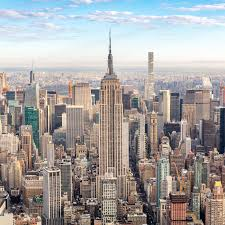
%> input picture input_image.jpeg, 225 x 225 px
$ octave tempFinalProject.m   (GNU Octave 9; MATLAB toolbox functions it lacks are replaced by stand-ins)
%> lines starting %> are read from the running program, lines starting %| are printed output that depends on the picture
% Read the input image
inputImage = imread('input_image.jpeg');
%> inputImage is the input picture: size 225x225x3 uint8; mean R, G, B 164.5, 161.6, 160.5
figure;
imshow(inputImage);
title('Original Image');

% Convert the image to grayscale
grayImage = rgb2gray(inputImage);
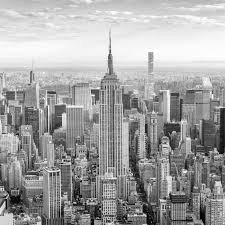
%> grayImage: size 225x225 uint8; min 0, max 255, mean 162.3

% Get the dimensions of the image
[rows, cols] = size(grayImage);
%> rows = 225; cols = 225

% Setup for 2x2 pieces
N = 4; % Number of pieces
pieceSize = sqrt(N);

% Calculate the size of each piece
pieceRows = rows / pieceSize;
%> pieceRows = 112.5
pieceCols = cols / pieceSize;
%> pieceCols = 112.5

% % Initialize the shuffled image
shuffledImage = zeros(rows, cols, 'uint8');
%
% % Generate a random permutation of 4 elements
 perm = randperm(N);
%
% % Shuffling the image into 4 pieces in a 2x2 grid
 index = 1;
 for i = 1:pieceSize
     for j = 1:pieceSize
         row = floor((perm(index)-1) / pieceSize) + 1;
         col = mod((perm(index)-1), pieceSize) + 1;
         piece = grayImage((row-1)*pieceRows+1:row*pieceRows, (col-1)*pieceCols+1:col*pieceCols);
         shuffledImage((i-1)*pieceRows+1:i*pieceRows, (j-1)*pieceCols+1:j*pieceCols) = piece;
         index = index + 1;
     end
 end
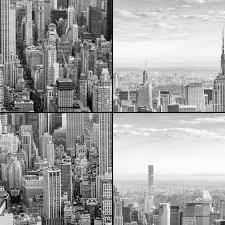
%> shuffledImage: size 225x225 uint8; min 0, max 255, mean 161
%> after the loop, index = 5

% Display the shuffled image
 figure;
 imshow(shuffledImage);
 title('Shuffled Image');

 % Unshuffling the image
 unshuffledImage = zeros(rows, cols, 'uint8');

 index = 1;
 for i = 1:pieceSize
     for j = 1:pieceSize
         row = floor((perm(index)-1) / pieceSize) + 1;
         col = mod((perm(index)-1), pieceSize) + 1;
         piece = shuffledImage((i-1)*pieceRows+1:i*pieceRows, (j-1)*pieceCols+1:j*pieceCols);
         unshuffledImage((row-1)*pieceRows+1:row*pieceRows, (col-1)*pieceCols+1:col*pieceCols) = piece;
         index = index + 1;
     end
 end

 % Display the unshuffled image
 figure;
 imshow(unshuffledImage);
 title('Unshuffled Image');
